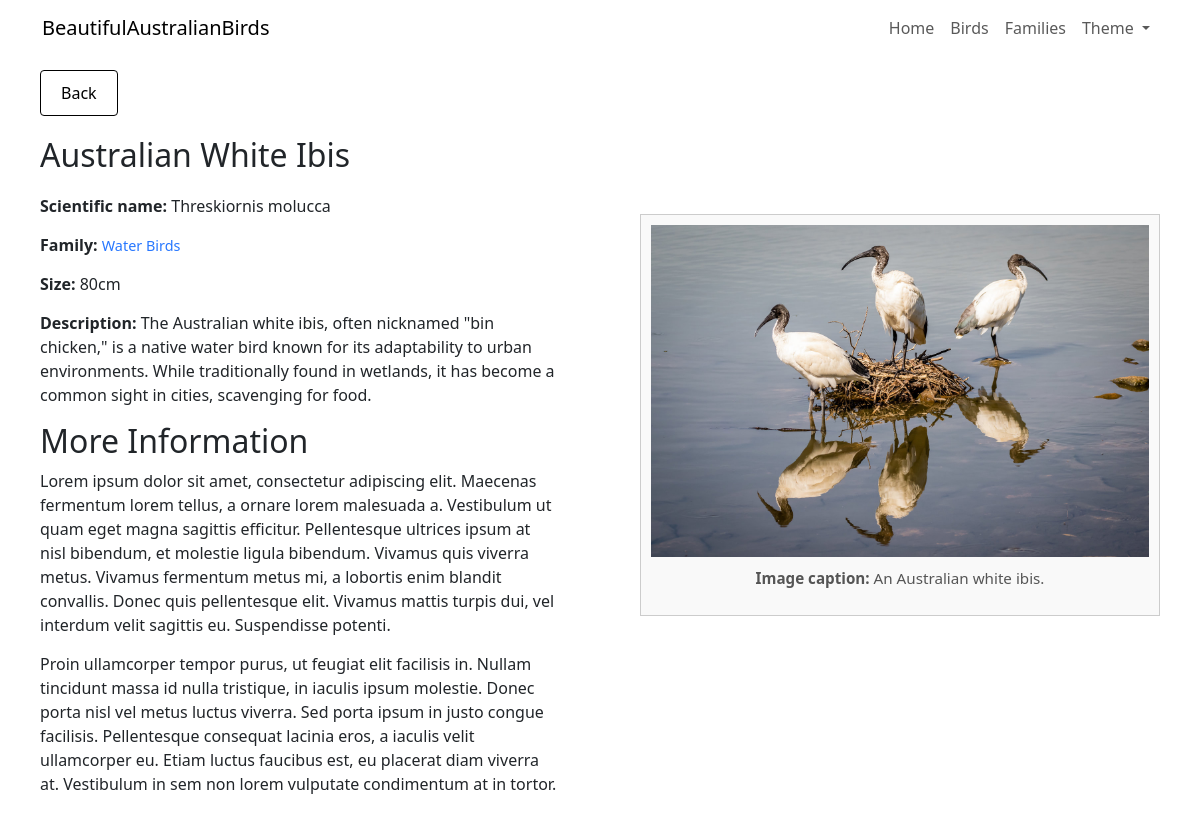
The page /moreInfo/birds?bird-ID=7 on the database its author committed.
### tables this page shows
CREATE TABLE Birds (
    bird_ID INTEGER PRIMARY KEY AUTOINCREMENT,
    name TEXT NOT NULL,
    scientific_name TEXT NOT NULL,
    family_ID INTEGER NOT NULL,
    size INTEGER NOT NULL,
    description TEXT NOT NULL,
    image_ID INTEGER NOT NULL,
    FOREIGN KEY (family_ID) REFERENCES Families(family_ID),
    FOREIGN KEY (image_ID) REFERENCES Images(image_ID) 
);

CREATE TABLE Families (
    family_ID INTEGER PRIMARY KEY AUTOINCREMENT,
    name TEXT NOT NULL,
    description TEXT NOT NULL,
    image_ID INTEGER NOT NULL,
    FOREIGN KEY (image_ID) REFERENCES Images(image_ID) 
);

CREATE TABLE Images (
    image_ID INTEGER PRIMARY KEY AUTOINCREMENT,
    file_name TEXT NOT NULL,
    alt_text TEXT NOT NULL,
    caption TEXT NOT NULL
);

### main.py (the view)
@app.route("/moreInfo/birds", methods=["GET"])
def moreInfoBirds():
    bird_ID = request.args.get('bird-ID')
    birdInfo = db.getBirdInfo(bird_ID)
    return render_template("moreInfoBirds.html", birdInfo=birdInfo)

### templates/moreInfoBirds.html (shortened to what this page needs)
<!DOCTYPE html>
<html lang="en" class="no-theme-transition">
  <head>
    <link rel="stylesheet" href="{{ url_for('static', filename='styles.css') }}">
    <link rel="stylesheet" href="https://cdn.jsdelivr.net/npm/bootstrap@5.3.3/dist/css/bootstrap.min.css">
  </head>
  <body>
    <header class="fixed-top bg-white">
      <nav class="navbar navbar-expand-lg navbar-light">
          <div class="container">
              <a class="navbar-brand" href="/">BeautifulAustralianBirds</a>
              <div class="collapse navbar-collapse" id="mainNav">
                  <ul class="navbar-nav ms-auto">
                    <li class="nav-item"><a class="nav-link" href="/">Home</a></li>
                    <li class="nav-item"><a class="nav-link" href="/#birds">Birds</a></li>
                    <li class="nav-item"><a class="nav-link" href="/#families">Families</a></li>
                    <li class="nav-item dropdown" id="themeDropdown">
                        <a class="nav-link dropdown-toggle" href="javascript:void(0)" id="themeDropdownLink"
                          role="button" data-bs-toggle="dropdown" aria-expanded="false">
                          Theme
                        </a>
                    </li>
                  </ul>
              </div>
          </div>
      </nav>
    </header>
    <div class="left-column">
      <button class="back-button" id="backButton">Back</button>
      <h1>{{birdInfo["bird_name"]}}</h1>
      <p><b>Scientific name:</b> {{birdInfo["bird_scientific_name"]}}</p>
      <p><b>Family:</b> <a style="color: #2777ff !important;" href="/moreInfo/families?family-ID={{birdInfo['family_ID']}}">{{birdInfo["family_name"]}}</a></p>
      <p><b>Size:</b> {{birdInfo["bird_size"]}}cm</p>
      <p><b>Description:</b> {{birdInfo["bird_description"]}}</p>
      <div class="lorem">
        <h2>More Information</h2>
        <p>Lorem ipsum dolor sit amet, consectetur adipiscing elit. Maecenas fermentum lorem tellus, a ornare lorem malesuada a. Vestibulum ut quam eget magna sagittis efficitur. Pellentesque ultrices ipsum at nisl bibendum, et molestie ligula bibendum. Vivamus quis viverra metus. Vivamus fermentum metus mi, a lobortis enim blandit convallis. Donec quis pellentesque elit. Vivamus mattis turpis dui, vel interdum velit sagittis eu. Suspendisse potenti.</p>
        <p>Proin ullamcorper tempor purus, ut feugiat elit facilisis in. Nullam tincidunt massa id nulla tristique, in iaculis ipsum molestie. Donec porta nisl vel metus luctus viverra. Sed porta ipsum in justo congue facilisis. Pellentesque consequat lacinia eros, a iaculis velit ullamcorper eu. Etiam luctus faucibus est, eu placerat diam viverra at. Vestibulum in sem non lorem vulputate condimentum at in tortor.</p>
      </div>
    </div>
    <div class="right-column">
      <div class="image-box">
        <img
          alt="{{birdInfo['image_alt_text']}}"
          src="{{ url_for('static', filename='assets/images/' + birdInfo['image_file_name'])}}"
          class="zoomable"
          id="focusImage"
        >
        <p class="image-caption"><b>Image caption:</b> {{birdInfo["image_caption"]}}</p>
      </div>
    </div>
  </body>
</html>

### static/styles.css (style rules this page uses)
html { scroll-behavior: smooth; }
body { background-color: white; color: black; font-family: Arial, sans-serif; padding-top: 30px; }
nav { background-color: transparent; }
html, body, .navbar, .card, .main, .section, .families, .birds, .hero, select, .image-box { transition: background-color 1s ease; }
.left-column { width: 50%; padding: 40px; box-sizing: border-box; overflow-y: auto; align-self: flex-start; }
.left-column a { text-decoration: none; font-size: 0.9rem; }
.left-column h1 { font-size: 2rem; margin-bottom: 20px; }
.left-column p { line-height: 1.5; margin-bottom: 15px; font-size: 1rem; }
.left-column p b { font-weight: 600; }
.right-column { width: 50%; box-sizing: border-box; padding: 40px; display: flex; align-items: center; justify-content: center; }
.image-box { border: 1px solid #ccc; padding: 10px; box-sizing: border-box; background-color: #f9f9f9; text-align: center; max-height: 80vh; display: flex; flex-direction: column; justify-content: space-between; }
.image-box img { max-width: 100%; height: auto; border: none; display: block; margin: 0 auto; }
.image-caption { margin-top: 10px; font-size: 0.95rem; color: #555; }
.back-button { display: inline-block; margin-bottom: 20px; padding: 10px 20px; text-decoration: none; color: #000 !important; border: 1px solid #000; background-color: #fff !important; border-radius: 4px; font-size: 1rem; transition: border 0.3s ease, color 0.3s ease; cursor: pointer; }
.zoomable { cursor: zoom-in; }

### templates/moreInfoBirds.html (style rules this page uses)
body { display: flex; flex-direction: row; margin: 0; height: 100vh; }

### rows shown on the page
Birds: bird_name "Australian White Ibis", bird_scientific_name "Threskiornis molucca", bird_description "The Australian white ibis, often nicknamed \"bin chicken,\" is a native water bird known for its adaptability to urban environments. While traditionally found in wetlands, it has become a common sight in cities, scavenging for food."
Families: family_name "Water Birds"
Images: file_name (picture), image_caption "An Australian white ibis."

### other values the page prints
{{ birdInfo["bird_size"] }} "80"
